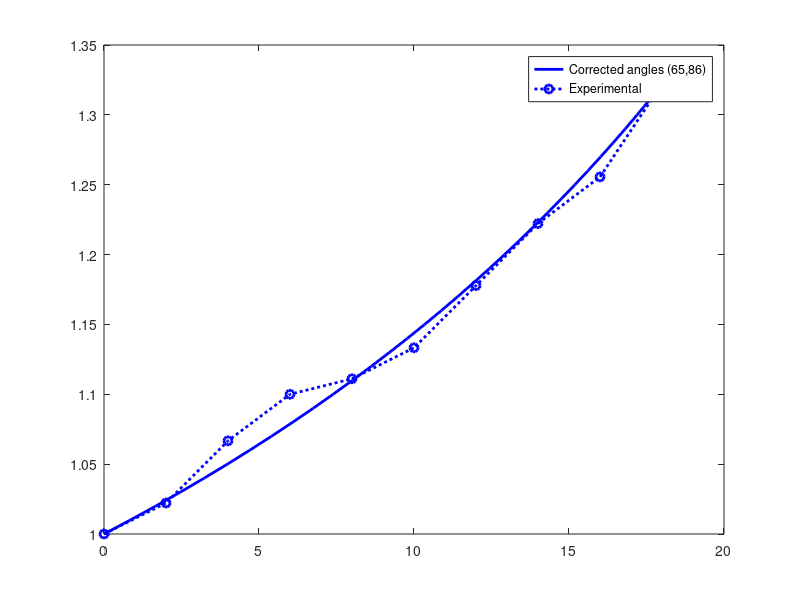

MATLAB code for this plot: (Note: this script raises an error after producing the figure.)

% close all
lambda1 = [1.000:.01:1.34];






        C1 = 0.4386 ; C2 =  0;% for corrected
Pvslambda =  lambda1.^(-3).*(0.148534E3+(-0.1E1).*lambda1.^2+(-0.20813E2).*(4+( ...
  -0.685783E0).*lambda1.^2+0.230851E-2.*lambda1.^4).^(1/2)).^(-2).*( ...
  0.577572E3+0.1E1.*lambda1.^4+(-0.103047E4).*(4+(-0.685783E0).* ...
  lambda1.^2+0.230851E-2.*lambda1.^4).^(1/2)+lambda1.^2.*(( ...
  -0.198045E3)+0.20813E2.*(4+(-0.685783E0).*lambda1.^2+0.230851E-2.* ...
  lambda1.^4).^(1/2))).^(-1).*(C1.*((-0.241032E7)+(-0.249144E2).* ...
  lambda1.^10+0.430037E7.*(4+(-0.685783E0).*lambda1.^2+0.230851E-2.* ...
  lambda1.^4).^(1/2)+lambda1.^4.*(0.605986E7+(-0.612037E7).*(4+( ...
  -0.685783E0).*lambda1.^2+0.230851E-2.*lambda1.^4).^(1/2))+ ...
  lambda1.^2.*(0.61986E6+(-0.579044E5).*(4+(-0.685783E0).* ...
  lambda1.^2+0.230851E-2.*lambda1.^4).^(1/2))+lambda1.^8.*( ...
  0.111019E5+(-0.518543E3).*(4+(-0.685783E0).*lambda1.^2+ ...
  0.230851E-2.*lambda1.^4).^(1/2))+lambda1.^6.*((-0.114015E7)+ ...
  0.154042E6.*(4+(-0.685783E0).*lambda1.^2+0.230851E-2.*lambda1.^4) ...
  .^(1/2)))+C2.*((-0.653129E7)+0.925926E0.*lambda1.^12+0.628398E7.*( ...
  4+(-0.685783E0).*lambda1.^2+0.230851E-2.*lambda1.^4).^(1/2)+ ...
  lambda1.^4.*(0.138163E8+(-0.978227E7).*(4+(-0.685783E0).* ...
  lambda1.^2+0.230851E-2.*lambda1.^4).^(1/2))+lambda1.^2.*( ...
  0.116373E7+(-0.156904E6).*(4+(-0.685783E0).*lambda1.^2+ ...
  0.230851E-2.*lambda1.^4).^(1/2))+lambda1.^8.*(0.731022E5+( ...
  -0.715607E4).*(4+(-0.685783E0).*lambda1.^2+0.230851E-2.* ...
  lambda1.^4).^(1/2))+lambda1.^10.*((-0.481359E3)+0.192713E2.*(4+( ...
  -0.685783E0).*lambda1.^2+0.230851E-2.*lambda1.^4).^(1/2))+ ...
  lambda1.^6.*((-0.304356E7)+0.654445E6.*(4+(-0.685783E0).* ...
  lambda1.^2+0.230851E-2.*lambda1.^4).^(1/2))));
plot(Pvslambda*145.08,lambda1,'b','linewidth',2)
hold on
% Material_fit = [-Pvslambda'*145.08 lambda1'];
% save('Material_fit_6088.mat','Material_fit');




P_exp = [0:2:18];
lambda1_exp =  [  1.0000    1.0222    1.0667    1.1000    1.1111    1.1333   ...
                    1.1778    1.2222    1.2556    1.3222];
plot(P_exp,lambda1_exp,'bo:','linewidth',2)
h = legend('Corrected angles (65,86)','Experimental');
h.FontSize = 14;
h.FontWeight = 'bold';
xlim([0 max(P_exp)])
grid on
title ('Mooney Rivlin fit (70,88)','Fontweight','bold','fontsize',12)

set(gca,'linewidth',1.5,'FontSize',16,'fontweight','bold')
xlabel('Pressure (in psi)','fontweight','bold','fontsize',20)
ylabel('\lambda_1','fontweight','bold','fontsize',20)
